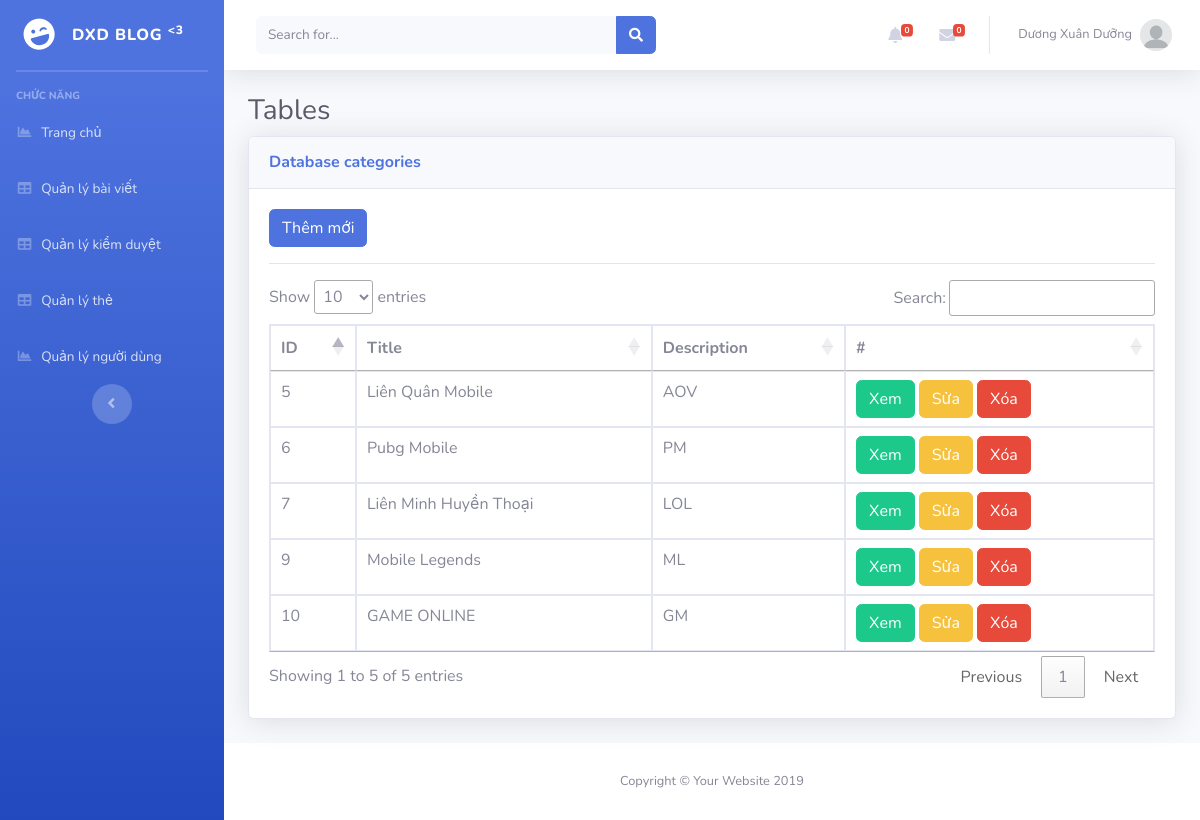
/Admin/index.php?mod=categories (signed in), run on the app's committed database.
### tables this page shows
CREATE TABLE `categories`  (
  `id` int(11) NOT NULL AUTO_INCREMENT,
  `title` varchar(255) NULL DEFAULT NULL,
  `descripition` text NULL,
  PRIMARY KEY (`id`) USING BTREE
);

### Admin/MVC/controllers/CategoryController.php (called while the page is built, shortened)
<?php
class CategoryController
{
	var $cate_model;
	function __construct()
	{
		$this->cate_model = new Category();
	}
	public function list()
	{
		$data = $this->cate_model->All();
		require_once("MVC/Views/Admin/index.php");
	}
}

### Admin/MVC/Models/connection.php (called while the page is built, shortened)
<?php
    class Connection{
        function __construct()
        {
            $severname ="localhost";
            $username ="root";
            $password ="";
            $db_name ="newblogs";
            $this->conn = new mysqli($severname,$username,$password,$db_name);
        }
    }
?>

### Admin/MVC/Models/model.php (called while the page is built, shortened)
<?php
require_once("connection.php");
class Model
{
    var $conn;
    var $table;
    function __construct()
    {
        $conn_obj = new Connection();
        $this->conn = $conn_obj->conn;
    }
    function All()
    {
        if($this->table == "posts"){
            $query = "select * from $this->table  where status = 1";
        }else{
            $query = "select * from $this->table ";
        }
        $data = array();
        $resurt = $this->conn->query($query);
        while ($row = $resurt->fetch_assoc()) {
            $data[] = $row;
        }
        return $data;
    }
}

### Admin/MVC/Views/categories/list.php (the view, shortened to what this page needs)
<a href="?mod=categories&act=add" type="button" class="btn btn-primary">Thêm mới</a>
<hr>
<table class="table table-bordered" id="dataTable" width="100%" cellspacing="0">
  <thead>
    <tr>
      <th scope="col">ID</th>
      <th scope="col">Title</th>
      <th scope="col">Description</th>
      <th scope="col">#</th>
    </tr>
  </thead>
  <tbody>
    <?php foreach ($data as $row) { ?>
      <tr>
        <td><?= $row['id'] ?></td>
        <td><?= $row['title'] ?></td>
        <td><?= $row['descripition'] ?></td>
        <td>
          <a href="?mod=categories&act=detail&id=<?= $row['id'] ?>" class="btn btn-success">Xem</a>
          <a href="?mod=categories&act=edit&id=<?= $row['id'] ?>" class="btn btn-warning">Sửa</a>
          <a href="?mod=categories&act=delete&id=<?= $row['id'] ?>" onclick="return confirm('Bạn có thật sự muốn xóa ?');" type="button" class="btn btn-danger">Xóa</a>
        </td>
      </tr>
    <?php } ?>
</table>

### data on the page
categories: id "5", title "Liên Quân Mobile", descripition "AOV"
categories: id "6", title "Pubg Mobile", descripition "PM"
categories: id "7", title "Liên Minh Huyền Thoại", descripition "LOL"
categories: id "9", title "Mobile Legends", descripition "ML"
categories: id "10", title "GAME ONLINE", descripition "GM"

### other printed values
$_SESSION['author']['name'] "Dương Xuân Dưỡng"
$mod "categories"
